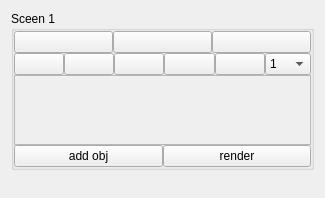
<?xml version="1.0" encoding="UTF-8"?>
<ui version="4.0">
 <class>Frame</class>
 <widget class="QFrame" name="Frame">
  <property name="geometry">
   <rect>
    <x>0</x>
    <y>0</y>
    <width>325</width>
    <height>198</height>
   </rect>
  </property>
  <property name="windowTitle">
   <string>Frame</string>
  </property>
  <layout class="QGridLayout" name="gridLayout">
   <item row="2" column="0">
    <spacer name="verticalSpacer">
     <property name="orientation">
      <enum>Qt::Orientation::Vertical</enum>
     </property>
     <property name="sizeHint" stdset="0">
      <size>
       <width>20</width>
       <height>40</height>
      </size>
     </property>
    </spacer>
   </item>
   <item row="1" column="0">
    <widget class="QGroupBox" name="groupBox_3">
     <property name="enabled">
      <bool>true</bool>
     </property>
     <property name="sizePolicy">
      <sizepolicy hsizetype="Expanding" vsizetype="Fixed">
       <horstretch>0</horstretch>
       <verstretch>0</verstretch>
      </sizepolicy>
     </property>
     <property name="locale">
      <locale language="Ukrainian" country="Ukraine"/>
     </property>
     <property name="title">
      <string>Sceen 1</string>
     </property>
     <property name="flat">
      <bool>false</bool>
     </property>
     <property name="checkable">
      <bool>false</bool>
     </property>
     <layout class="QGridLayout" name="gridLayout_6">
      <property name="leftMargin">
       <number>0</number>
      </property>
      <property name="topMargin">
       <number>0</number>
      </property>
      <property name="rightMargin">
       <number>0</number>
      </property>
      <property name="bottomMargin">
       <number>0</number>
      </property>
      <property name="spacing">
       <number>0</number>
      </property>
      <item row="1" column="0">
       <widget class="QSplitter" name="splitter">
        <property name="orientation">
         <enum>Qt::Orientation::Horizontal</enum>
        </property>
        <property name="handleWidth">
         <number>0</number>
        </property>
        <widget class="QPushButton" name="hide_unhide">
         <property name="text">
          <string/>
         </property>
         <property name="icon">
          <iconset>
           <normaloff>icons/reshot-icon-arrow-chevron-down-EUCMLYADT9.svg</normaloff>icons/reshot-icon-arrow-chevron-down-EUCMLYADT9.svg</iconset>
         </property>
         <property name="iconSize">
          <size>
           <width>24</width>
           <height>24</height>
          </size>
         </property>
        </widget>
        <widget class="QPushButton" name="add_sub_sceen">
         <property name="sizePolicy">
          <sizepolicy hsizetype="Expanding" vsizetype="Fixed">
           <horstretch>0</horstretch>
           <verstretch>0</verstretch>
          </sizepolicy>
         </property>
         <property name="text">
          <string/>
         </property>
         <property name="icon">
          <iconset>
           <normaloff>icons/plus-small.svg</normaloff>icons/plus-small.svg</iconset>
         </property>
         <property name="iconSize">
          <size>
           <width>30</width>
           <height>30</height>
          </size>
         </property>
        </widget>
        <widget class="QPushButton" name="pushButton_14">
         <property name="sizePolicy">
          <sizepolicy hsizetype="Maximum" vsizetype="Fixed">
           <horstretch>0</horstretch>
           <verstretch>0</verstretch>
          </sizepolicy>
         </property>
         <property name="text">
          <string/>
         </property>
         <property name="icon">
          <iconset>
           <normaloff>icons/eye.svg</normaloff>icons/eye.svg</iconset>
         </property>
         <property name="iconSize">
          <size>
           <width>24</width>
           <height>24</height>
          </size>
         </property>
        </widget>
        <widget class="QPushButton" name="pen">
         <property name="sizePolicy">
          <sizepolicy hsizetype="Expanding" vsizetype="Fixed">
           <horstretch>0</horstretch>
           <verstretch>0</verstretch>
          </sizepolicy>
         </property>
         <property name="text">
          <string/>
         </property>
         <property name="icon">
          <iconset>
           <normaloff>icons/pencil.svg</normaloff>icons/pencil.svg</iconset>
         </property>
         <property name="iconSize">
          <size>
           <width>24</width>
           <height>24</height>
          </size>
         </property>
        </widget>
        <widget class="QPushButton" name="pushButton_15">
         <property name="sizePolicy">
          <sizepolicy hsizetype="Expanding" vsizetype="Fixed">
           <horstretch>0</horstretch>
           <verstretch>0</verstretch>
          </sizepolicy>
         </property>
         <property name="text">
          <string/>
         </property>
         <property name="icon">
          <iconset>
           <normaloff>icons/search.svg</normaloff>icons/search.svg</iconset>
         </property>
        </widget>
        <widget class="QComboBox" name="comboBox_7">
         <property name="sizePolicy">
          <sizepolicy hsizetype="Expanding" vsizetype="Fixed">
           <horstretch>0</horstretch>
           <verstretch>0</verstretch>
          </sizepolicy>
         </property>
         <item>
          <property name="text">
           <string>1</string>
          </property>
         </item>
         <item>
          <property name="text">
           <string>2</string>
          </property>
         </item>
         <item>
          <property name="text">
           <string>3</string>
          </property>
         </item>
         <item>
          <property name="text">
           <string>4</string>
          </property>
         </item>
         <item>
          <property name="text">
           <string>5</string>
          </property>
         </item>
         <item>
          <property name="text">
           <string>6</string>
          </property>
         </item>
        </widget>
       </widget>
      </item>
      <item row="0" column="0">
       <widget class="QSplitter" name="splitter_10">
        <property name="orientation">
         <enum>Qt::Orientation::Horizontal</enum>
        </property>
        <property name="handleWidth">
         <number>0</number>
        </property>
        <widget class="QPushButton" name="pushButton_49">
         <property name="sizePolicy">
          <sizepolicy hsizetype="Expanding" vsizetype="Fixed">
           <horstretch>0</horstretch>
           <verstretch>0</verstretch>
          </sizepolicy>
         </property>
         <property name="text">
          <string/>
         </property>
         <property name="icon">
          <iconset>
           <normaloff>icons/layers.svg</normaloff>icons/layers.svg</iconset>
         </property>
         <property name="iconSize">
          <size>
           <width>24</width>
           <height>24</height>
          </size>
         </property>
        </widget>
        <widget class="QPushButton" name="pushButton_50">
         <property name="sizePolicy">
          <sizepolicy hsizetype="Expanding" vsizetype="Fixed">
           <horstretch>0</horstretch>
           <verstretch>0</verstretch>
          </sizepolicy>
         </property>
         <property name="text">
          <string/>
         </property>
         <property name="icon">
          <iconset>
           <normaloff>icons/eye.svg</normaloff>icons/eye.svg</iconset>
         </property>
         <property name="iconSize">
          <size>
           <width>24</width>
           <height>24</height>
          </size>
         </property>
        </widget>
        <widget class="QPushButton" name="pushButton_51">
         <property name="sizePolicy">
          <sizepolicy hsizetype="Expanding" vsizetype="Fixed">
           <horstretch>0</horstretch>
           <verstretch>0</verstretch>
          </sizepolicy>
         </property>
         <property name="text">
          <string/>
         </property>
         <property name="icon">
          <iconset>
           <normaloff>icons/pencil.svg</normaloff>icons/pencil.svg</iconset>
         </property>
         <property name="iconSize">
          <size>
           <width>24</width>
           <height>24</height>
          </size>
         </property>
        </widget>
       </widget>
      </item>
      <item row="7" column="0">
       <widget class="QSplitter" name="splitter_17">
        <property name="sizePolicy">
         <sizepolicy hsizetype="Expanding" vsizetype="Fixed">
          <horstretch>0</horstretch>
          <verstretch>0</verstretch>
         </sizepolicy>
        </property>
        <property name="orientation">
         <enum>Qt::Orientation::Horizontal</enum>
        </property>
        <property name="handleWidth">
         <number>0</number>
        </property>
        <widget class="QPushButton" name="pushButton_48">
         <property name="text">
          <string>add obj</string>
         </property>
        </widget>
        <widget class="QPushButton" name="pushButton_52">
         <property name="text">
          <string>render</string>
         </property>
        </widget>
       </widget>
      </item>
      <item row="3" column="0">
       <widget class="QScrollArea" name="scrollArea">
        <property name="widgetResizable">
         <bool>true</bool>
        </property>
        <widget class="QWidget" name="scrollAreaWidgetContents_3">
         <property name="geometry">
          <rect>
           <x>0</x>
           <y>0</y>
           <width>303</width>
           <height>54</height>
          </rect>
         </property>
        </widget>
       </widget>
      </item>
     </layout>
    </widget>
   </item>
  </layout>
 </widget>
 <resources/>
 <connections/>
</ui>
